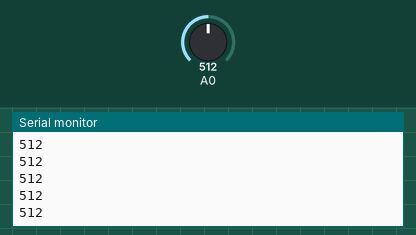
Simulated run of this sketch. Board: Arduino Uno, built with avr-gcc and run on an emulated ATmega328P. Parts: the last lines printed to the serial monitor. Inputs (shaded band) come from the test bench; at power-on: A0 = 512.

Above: at 1.2 s.
1.3 s: A0 set to 716
At 2.0 s:
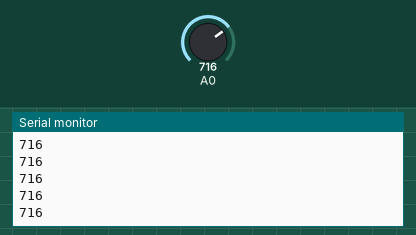
2.8 s: A0 set to 900
At 3.8 s:
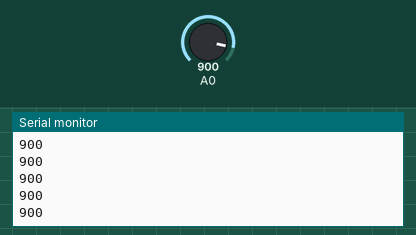
Timing chart, 0 to 5.8 s (numbered marks = the images above; inputs shaded):
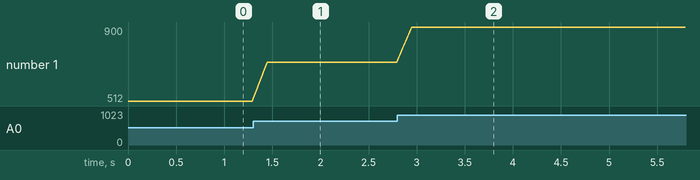

Measured:
- after the input at 1.3 s, the serial monitor: prints a new line at once (image 1)
- after the input at 2.8 s, the serial monitor: prints a new line at once (image 2)
- plotted number 1: 512 → 716 after the input at 1.3 s, 716 → 900 after the input at 2.8 s

The sketch:

averagePressure.ino
```cpp
#include "RunningAverage.h"

#define MinReportTimeInMilliseconds 1
#define ValueDeltaToForceReport 1

#define AverageBufferSize 15
#define ProbeDelayInMilliseconds 10

RunningAverage avePressure(AverageBufferSize);

int samples = 0;
int value;

int lastValue = -100;
unsigned long lastTime = 0;

void setup() {
  Serial.begin(9600);

  avePressure.clear();

   while (!Serial) {
    ; // wait for serial port to connect. Needed for Native USB only
  }
}

void loop() {
  value = analogRead(A0);

  avePressure.addValue(value);

  value = round(avePressure.getAverage());

  if (millis() - lastTime > MinReportTimeInMilliseconds
      || abs(value - lastValue) > ValueDeltaToForceReport)
  {
    lastTime = millis();
    lastValue = value;

    Serial.println(value);
  }

  // delay 10ms to let the ADC recover:
  delay(ProbeDelayInMilliseconds);
}
```
